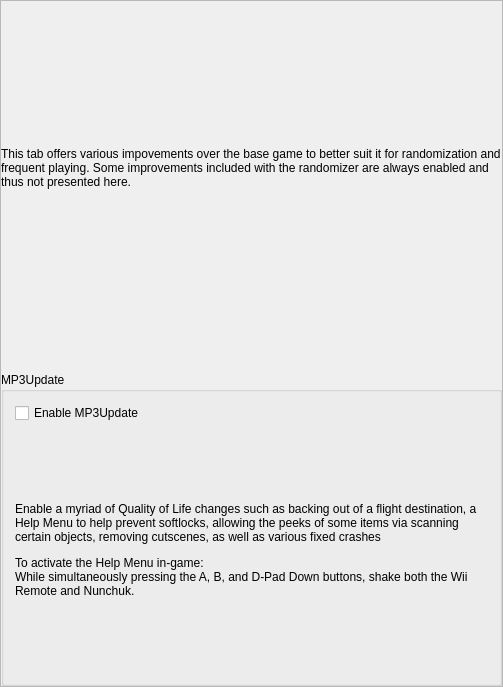
<?xml version="1.0" encoding="UTF-8"?>
<ui version="4.0">
 <class>PresetCorruptionQol</class>
 <widget class="QMainWindow" name="PresetCorruptionQol">
  <property name="geometry">
   <rect>
    <x>0</x>
    <y>0</y>
    <width>503</width>
    <height>687</height>
   </rect>
  </property>
  <property name="windowTitle">
   <string>Other</string>
  </property>
  <widget class="QWidget" name="centralWidget">
   <property name="maximumSize">
    <size>
     <width>16777215</width>
     <height>16777215</height>
    </size>
   </property>
   <layout class="QVBoxLayout" name="verticalLayout">
    <property name="leftMargin">
     <number>0</number>
    </property>
    <property name="topMargin">
     <number>0</number>
    </property>
    <property name="rightMargin">
     <number>0</number>
    </property>
    <property name="bottomMargin">
     <number>0</number>
    </property>
    <item>
     <widget class="QScrollArea" name="scroll_area">
      <property name="widgetResizable">
       <bool>true</bool>
      </property>
      <widget class="QWidget" name="scroll_contents">
       <property name="geometry">
        <rect>
         <x>0</x>
         <y>0</y>
         <width>501</width>
         <height>685</height>
        </rect>
       </property>
       <layout class="QVBoxLayout" name="scroll_layout">
        <property name="leftMargin">
         <number>0</number>
        </property>
        <property name="topMargin">
         <number>2</number>
        </property>
        <property name="rightMargin">
         <number>0</number>
        </property>
        <property name="bottomMargin">
         <number>0</number>
        </property>
        <item>
         <spacer name="top_spacer">
          <property name="orientation">
           <enum>Qt::Orientation::Vertical</enum>
          </property>
          <property name="sizeType">
           <enum>QSizePolicy::Policy::Fixed</enum>
          </property>
          <property name="sizeHint" stdset="0">
           <size>
            <width>20</width>
            <height>8</height>
           </size>
          </property>
         </spacer>
        </item>
        <item>
         <widget class="QLabel" name="description_label">
          <property name="text">
           <string>&lt;html&gt;&lt;head/&gt;&lt;body&gt;&lt;p&gt;This tab offers various impovements over the base game to better suit it for randomization and frequent playing. Some improvements included with the randomizer are always enabled and thus not presented here.&lt;/p&gt;&lt;/body&gt;&lt;/html&gt;</string>
          </property>
          <property name="wordWrap">
           <bool>true</bool>
          </property>
          <property name="openExternalLinks">
           <bool>true</bool>
          </property>
         </widget>
        </item>
        <item>
         <spacer name="verticalSpacer">
          <property name="orientation">
           <enum>Qt::Orientation::Vertical</enum>
          </property>
          <property name="sizeType">
           <enum>QSizePolicy::Policy::Fixed</enum>
          </property>
          <property name="sizeHint" stdset="0">
           <size>
            <width>20</width>
            <height>40</height>
           </size>
          </property>
         </spacer>
        </item>
        <item>
         <widget class="QGroupBox" name="MP3Update_group">
          <property name="title">
           <string>MP3Update</string>
          </property>
          <property name="checkable">
           <bool>false</bool>
          </property>
          <layout class="QVBoxLayout" name="verticalLayout_6">
           <item>
            <widget class="QCheckBox" name="MP3Update_check">
             <property name="text">
              <string>Enable MP3Update</string>
             </property>
            </widget>
           </item>
           <item>
            <widget class="QLabel" name="label">
             <property name="text">
              <string>&lt;html&gt;&lt;head/&gt;&lt;body&gt;&lt;p&gt;Enable a myriad of Quality of Life changes such as backing out of a flight destination, a Help Menu to help prevent softlocks, allowing the peeks of some items via scanning certain objects, removing cutscenes, as well as various fixed crashes&lt;/p&gt;&lt;p&gt;To activate the Help Menu in-game: &lt;br/&gt;While simultaneously pressing the A, B, and D-Pad Down buttons, shake both the Wii Remote and Nunchuk.&lt;/p&gt;&lt;/body&gt;&lt;/html&gt;</string>
             </property>
             <property name="wordWrap">
              <bool>true</bool>
             </property>
            </widget>
           </item>
          </layout>
         </widget>
        </item>
       </layout>
      </widget>
     </widget>
    </item>
   </layout>
  </widget>
 </widget>
 <layoutdefault spacing="6" margin="11"/>
 <resources/>
 <connections/>
</ui>
